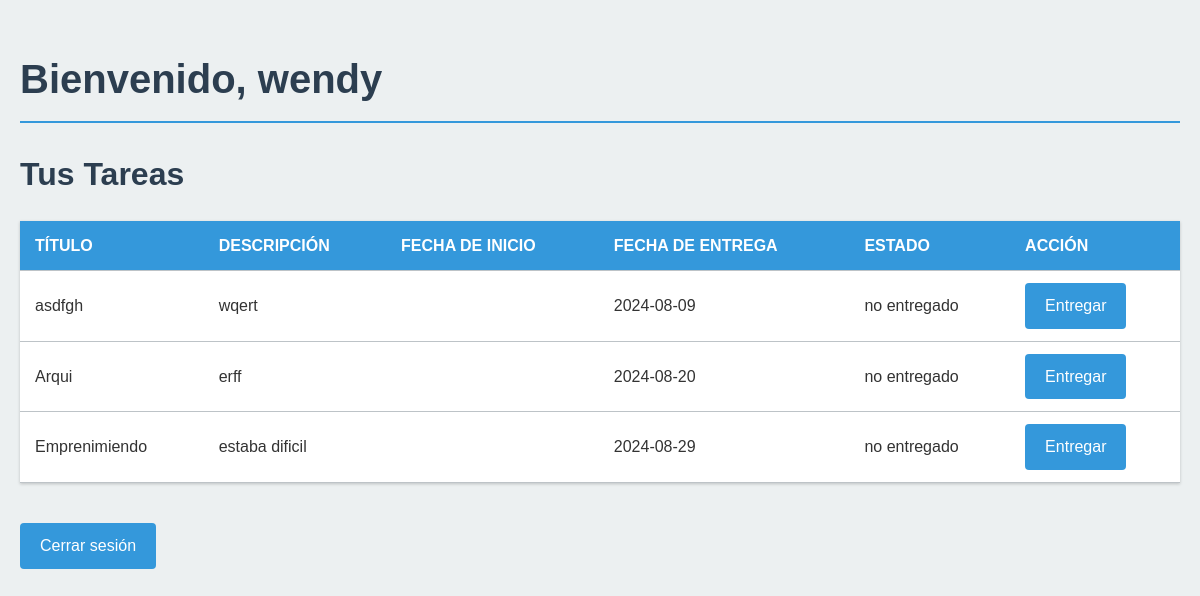
/DeberArquitectura/student_dashboard.php (signed in), run on the app's committed database.
### tables this page shows
CREATE TABLE `tasks` (
  `id` int(11) NOT NULL,
  `title` varchar(255) NOT NULL,
  `description` text NOT NULL,
  `due_date` date NOT NULL,
  `start_date` date DEFAULT NULL,
  `professor_id` int(11) DEFAULT NULL,
  `created_at` timestamp NOT NULL DEFAULT current_timestamp()
);

### DeberArquitectura/student_dashboard.php (the view, shortened to what this page needs)
<?php
require_once 'config.php';
function safe_echo($value) {
    return htmlspecialchars($value ?? '', ENT_QUOTES, 'UTF-8');
}
$stmt = $pdo->prepare("
    SELECT t.*, IFNULL(s.status, 'no entregado') as submission_status
    FROM tasks t
    LEFT JOIN submissions s ON t.id = s.task_id AND s.student_id = ?
    ORDER BY t.due_date
");
$stmt->execute([$_SESSION['user_id']]);
$tasks = $stmt->fetchAll();
?>
<!DOCTYPE html>
<html lang="es">
<head>
    <link rel="stylesheet" href="styles.css">
</head>
<body>
    <div class="container">
        <h1>Bienvenido, <?php echo safe_echo($_SESSION['user_name']); ?></h1>
        <h2>Tus Tareas</h2>
        <table>
            <thead>
                <tr>
                    <th>Título</th>
                    <th>Descripción</th>
                    <th>Fecha de Inicio</th>
                    <th>Fecha de Entrega</th>
                    <th>Estado</th>
                    <th>Acción</th>
                </tr>
            </thead>
            <tbody>
                <?php foreach ($tasks as $task): ?>
                    <tr>
                        <td data-label="Título"><?php echo safe_echo($task['title']); ?></td>
                        <td data-label="Descripción"><?php echo safe_echo($task['description']); ?></td>
                        <td data-label="Fecha de Inicio"><?php echo safe_echo($task['start_date']); ?></td>
                        <td data-label="Fecha de Entrega"><?php echo safe_echo($task['due_date']); ?></td>
                        <td data-label="Estado"><?php echo safe_echo($task['submission_status']); ?></td>
                        <td data-label="Acción">
                            <?php if ($task['submission_status'] == 'no entregado'): ?>
                                <a href="submit_task.php?task_id=<?php echo $task['id']; ?>" class="button">Entregar</a>
                            <?php else: ?>
                                <a href="view_submission.php?task_id=<?php echo $task['id']; ?>" class="button">Ver Entrega</a>
                            <?php endif; ?>
                        </td>
                    </tr>
                <?php endforeach; ?>
            </tbody>
        </table>
        <a href="logout.php" class="button mt-20">Cerrar sesión</a>
    </div>
</body>
</html>

### DeberArquitectura/styles.css (style rules this page uses)
:root { --primary-color: #3498db; --secondary-color: #2c3e50; --background-color: #ecf0f1; --text-color: #333; --border-color: #bdc3c7; }
body { font-family: 'Arial', sans-serif; line-height: 1.6; color: var(--text-color); background-color: var(--background-color); margin: 0; padding: 0; }
.container { max-width: 1200px; margin: 0 auto; padding: 20px; }
h1, h2, h3 { color: var(--secondary-color); margin-bottom: 20px; }
h1 { font-size: 2.5em; border-bottom: 2px solid var(--primary-color); padding-bottom: 10px; }
h2 { font-size: 2em; }
table { width: 100%; border-collapse: collapse; margin-bottom: 20px; background-color: white; box-shadow: 0 1px 3px rgba(0,0,0,0.2); }
th, td { padding: 12px 15px; text-align: left; border-bottom: 1px solid var(--border-color); }
th { background-color: var(--primary-color); color: white; font-weight: bold; text-transform: uppercase; }
.button, button, input[type="submit"] { display: inline-block; background-color: var(--primary-color); color: white; padding: 10px 20px; text-decoration: none; border: none; border-radius: 4px; cursor: pointer; transition: background-color 0.3s ease; }
a { color: var(--primary-color); text-decoration: none; }
.mt-20 { margin-top: 20px; }

### data on the page
tasks: title "asdfgh", description "wqert", due_date "2024-08-09", submission_status "no entregado"
tasks: title "Arqui", description "erff", due_date "2024-08-20", submission_status "no entregado"
tasks: title "Emprenimiendo", description "estaba dificil", due_date "2024-08-29", submission_status "no entregado"

### other printed values
safe_echo($_SESSION['user_name']) "wendy"
